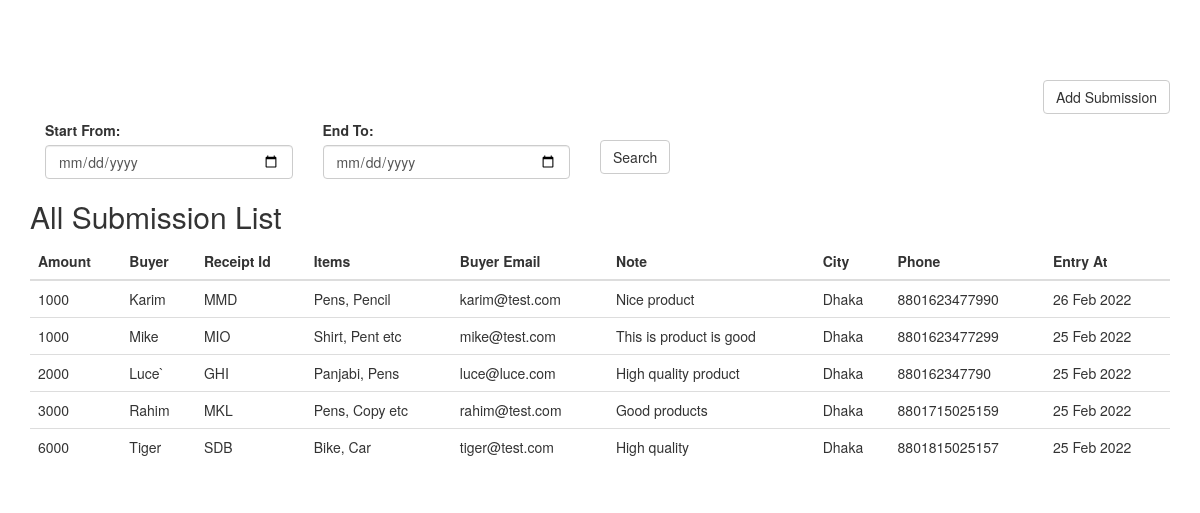
The page / on the database its author committed.
### tables this page shows
CREATE TABLE `submissions` (
  `id` int(20) NOT NULL,
  `amount` int(10) NOT NULL,
  `buyer` varchar(255) NOT NULL,
  `receipt_id` varchar(20) NOT NULL,
  `items` varchar(255) NOT NULL,
  `buyer_email` varchar(50) NOT NULL,
  `buyer_ip` varchar(20) NOT NULL,
  `note` text NOT NULL,
  `city` varchar(20) NOT NULL,
  `phone` varchar(20) NOT NULL,
  `hash_key` varchar(255) NOT NULL,
  `entry_at` date NOT NULL,
  `entry_by` int(10) NOT NULL
);

### app/controller/Submission.php (called while the page is built, shortened)
<?php
require_once 'app/libraries/Controller.php';
class Submission extends Controller {
    public function __construct()
    {
        $this->submissionModel = $this->model('SubmissionModel');
    }
    public function index()
    {
        if(isset($_POST['start_at']) && isset($_POST['end_at']))
        {
            $submissionsList = $this->submissionModel->getSubmissionsByDateRange($_POST['start_at'], $_POST['end_at']);
        }
        else
        {
            $submissionsList = $this->submissionModel->getSubmissions();
        }
        $data = [
            'submissionsList' => $submissionsList
        ];
        $this->view('submission/index', $data);
    }
}

### app/bootstrap.php (called while the page is built, shortened)
<?php
require_once 'app/controller/Submission.php';
class Core {
    public function __construct()
    {
        $url = $_SERVER['PHP_SELF'];
        $filterParam = explode("/",$url);
        if(count($filterParam) > 3 && $filterParam[3] && $filterParam[4])
        {
            $controller = $filterParam[3];
            $method = $filterParam[4];
        }
        else
        {
            $method = 'index';
        }
        $obj = new $controller;
        $exists = method_exists($obj, $method);
        ($exists == true) ? $obj->$method() : die('404 not found');
    }
}

### index.php (called while the page is built)
<?php
  require_once 'app/bootstrap.php';
  $init = new Core;
?>

### app/libraries/database.php (called while the page is built, shortened)
<?php
class Database {
    private $host = DB_HOST;
    private $user = DB_USER;
    private $pass = DB_PASS;
    private $dbname = DB_NAME;
    private $conn = '';
    public function __construct()
    {
        $this->conn = new mysqli($this->host, $this->user, $this->pass, $this->dbname);
    }
    public function query($sql)
    {
        $result = $this->conn->query($sql);
        return $result;
    }
}

### app/model/SubmissionModel.php (called while the page is built, shortened)
<?php
require_once 'app/libraries/database.php';
class SubmissionModel {
    private $db;
    public function __construct()
    {
        $this->db = new Database;
    }
    public function getSubmissions()
    {
        $result = $this->db->query('SELECT * FROM submissions ORDER BY submissions.entry_at DESC');
        return $result;
    }
}

### view/submission/index.php (the view)
<?php
    require_once 'view/layouts/header.php';
?>
    <br><br><br><br>
    <div class="container">
        <a href="<?= Base_url ?>/submission/create" type="button" class="btn btn-default pull-right">Add Submission</a>
        <br><br>
        <div class="col-sm-12 row">
            <form action="<?= Base_url ?>/submission/index" method="POST">
                <div class="col-sm-3">
                    <div class="form-group">
                        <label>Start From:</label>
                        <input type="date" name="start_at" class="form-control" id="start_at">
                    </div>
                </div>
                <div class="col-sm-3">
                    <div class="form-group">
                        <label>End To:</label>
                        <input type="date" name="end_at" class="form-control" id="end_at">
                    </div>
                </div>
                <div class="col-sm-3">
                    <br>
                    <button type="submit" class="btn btn-default">Search</button>
                </div>
            </form>
        </div>
        <br><br><br>
        <h2>All Submission List</h2>
        <table class="table">
            <thead>
                <tr>
                    <th>Amount</th>
                    <th>Buyer</th>
                    <th>Receipt Id</th>
                    <th>Items</th>
                    <th>Buyer Email</th>
                    <th>Note</th>
                    <th>City</th>
                    <th>Phone</th>
                    <th>Entry At</th>
                </tr>
            </thead>
            <tbody>
                <?php
                    if($data['submissionsList']->num_rows > 0)
                    {
                        while($row = $data['submissionsList']->fetch_assoc())
                        {
                            echo "<tr>
                                    <td>".$row['amount']."</td>
                                    <td>".$row['buyer']."</td>
                                    <td>".$row['receipt_id']."</td>
                                    <td>".$row['items']."</td>
                                    <td>".$row['buyer_email']."</td>
                                    <td>".$row['note']."</td>
                                    <td>".$row['city']."</td>
                                    <td>".$row['phone']."</td>
                                    <td>".date('d M Y', strtotime($row['entry_at']))."</td>
                                </tr>";
                        }
                    }
                    else
                    {
                        echo "<tr><td></td><td></td><td></td><td></td><td>No results found</td></tr>";
                    }
                ?>
            </tbody>
        </table>
    </div>
<?php
    require_once 'view/layouts/footer.php';
?>

### app/libraries/Controller.php (shortened to what this page needs)
<?php
class Controller {
    public function view($view, $data = [])
    {
        if(file_exists('view/' . $view . '.php'))
        {
            require_once 'view/' . $view . '.php';
        }
        else
        {
            die('View does not exist');
        }
    }
}

### view/layouts/header.php (shortened to what this page needs)
<!DOCTYPE html>
<html lang="en">
<head>
  <link rel="stylesheet" href="https://maxcdn.bootstrapcdn.com/bootstrap/3.4.1/css/bootstrap.min.css">
</head>
<body>

### rows shown on the page
submissions: amount "1000", buyer "Karim", receipt "MMD", items "Pens, Pencil", buyer_email "karim@test.com", note "Nice product", city "Dhaka", phone "8801623477990", entry_at "26 Feb 2022"
submissions: amount "1000", buyer "Mike", receipt "MIO", items "Shirt, Pent etc", buyer_email "mike@test.com", note "This is product is good", city "Dhaka", phone "8801623477299", entry_at "25 Feb 2022"
submissions: amount "2000", buyer "Luce`", receipt "GHI", items "Panjabi, Pens", buyer_email "luce@luce.com", note "High quality product", city "Dhaka", phone "880162347790", entry_at "25 Feb 2022"
submissions: amount "3000", buyer "Rahim", receipt "MKL", items "Pens, Copy etc", buyer_email "rahim@test.com", note "Good products", city "Dhaka", phone "8801715025159", entry_at "25 Feb 2022"
submissions: amount "6000", buyer "Tiger", receipt "SDB", items "Bike, Car", buyer_email "tiger@test.com", note "High quality", city "Dhaka", phone "8801815025157", entry_at "25 Feb 2022"
